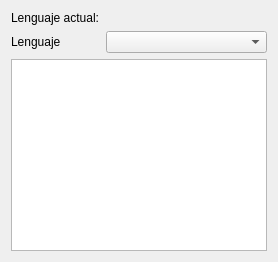
<?xml version="1.0" encoding="UTF-8"?>
<ui version="4.0">
 <!-- Clase inicio -->
 <class>LanguageConfigForm</class>

 <!-- Layout principal para centrar todo -->
 <widget class="QWidget" name="centralWidget">
  <layout class="QVBoxLayout" name="vbox_main">
   
   <!-- Formulario -->
   <item>
    <layout class="QFormLayout" name="form">
    
     <item row="0" column="0">
      <widget class="QLabel" name="language_label">
       <property name="text"><string>Lenguaje actual:</string></property>
      </widget>
     </item>
     <item row="0" column="1">
      <widget class="QLabel" name="current_language_label" />
     </item>

     <item row="1" column="0">
      <widget class="QLabel" name="select_language_label">
       <property name="text"><string>Lenguaje</string></property>
      </widget>
     </item>
     <item row="1" column="1">
      <widget class="QComboBox" name="language_combobox"/>
     </item>
    
    </layout>
   </item>

   <!-- Tabla -->
   <item>
    <widget class="QTableWidget" name="table">
     <property name="wordWrap">
      <bool>true</bool>
     </property>
    </widget>
   </item>

  </layout>
 </widget>
 
 <!-- Clase cierre -->
 <resources/>
 <connections/>
</ui>
